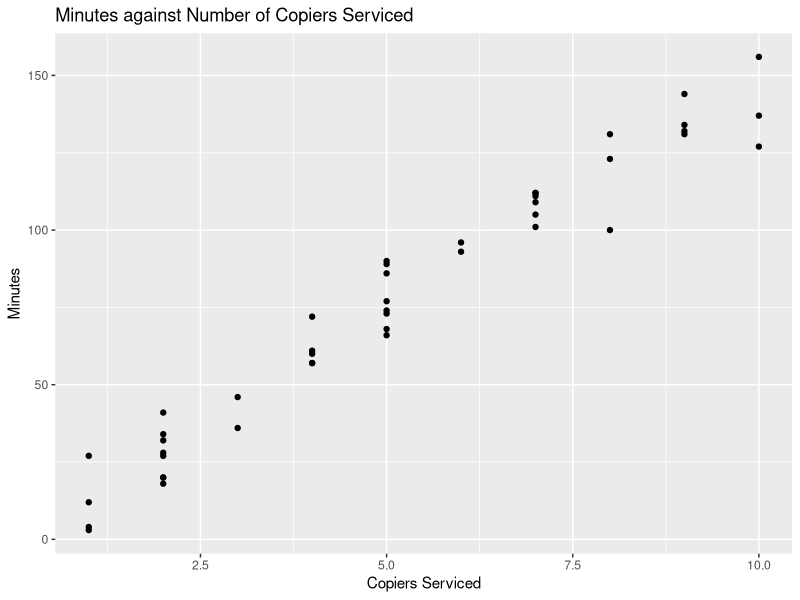

Source code (R):
## ---- chunk 1
library(tidyverse)
## ---- chunk 2
copier<-read.table(file="copier.txt", header = TRUE)
ggplot(copier,aes(x=Serviced,y=Minutes))+
  geom_point()+
  labs(x="Copiers Serviced",y="Minutes",title="Minutes against Number of Copiers Serviced")
## ---- chunk 3
cor(copier$Serviced,copier$Minutes)
## ---- chunk 4
result<-lm(Minutes~Serviced,data=copier)
summary(result)
## ---- chunk 5
anova.tab<-anova(result)
anova.tab
## ---- chunk 6
qf(1-0.05, 1, 45-2)
## ---- chunk 7
qf(1-0.05,1,4)
(1-pf(25.333,1,4)) * 2
